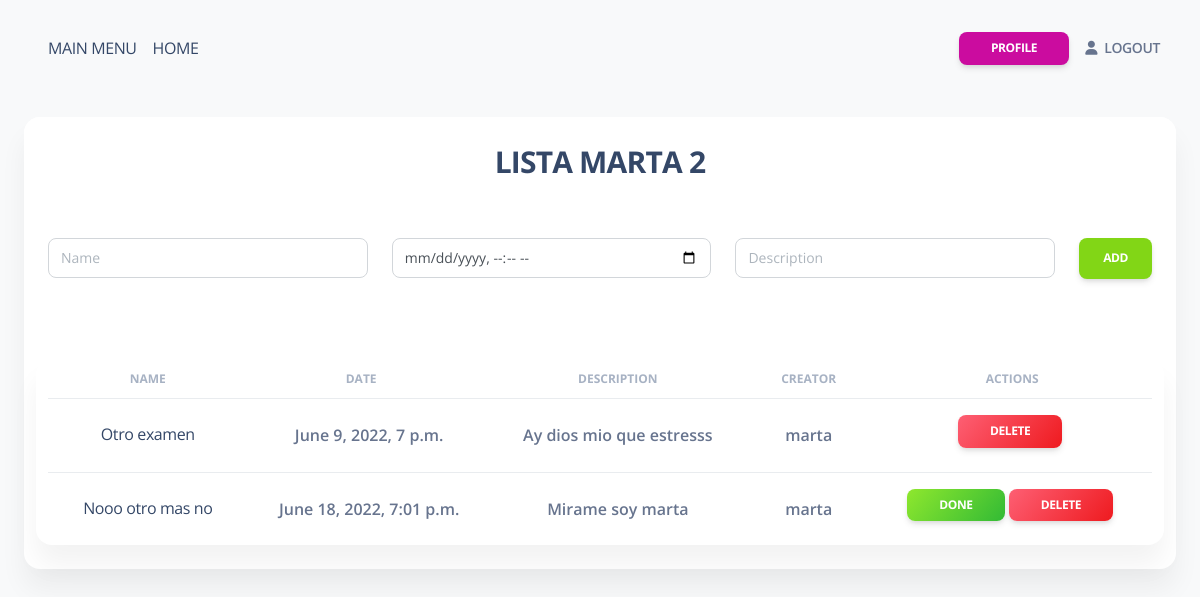
Screenshot of /events/lista marta 2/ (signed in) with the database file from the repository.
### eventlist/models.py (models this page shows, shortened)
class EventList(models.Model):
    name = models.CharField(max_length=100, unique=True)
    creation_date = models.DateField(auto_now_add=True)
    last_updated_date = models.DateTimeField(auto_now=True)
    users = models.ManyToManyField(User, blank = True)

class Event(models.Model):
    name = models.CharField(max_length=100)
    event_list = models.ForeignKey(EventList, unique = False, on_delete=models.CASCADE)
    description = models.TextField()
    creator = models.ForeignKey(User, unique = False, on_delete=models.PROTECT)
    date = models.DateTimeField()
    creation_date = models.DateField(auto_now_add=True)
    last_updated_date = models.DateTimeField(auto_now=True)
    completed = models.BooleanField(default=False, blank = True)
    notes = models.TextField()

class User(models.Model):
    user = models.OneToOneField(DjangoUser, on_delete=models.CASCADE)
    creation_date = models.DateField(auto_now_add=True)
    last_updated_date = models.DateTimeField(auto_now=True)

### eventlist/views.py (the view, shortened to what this page needs)
# urls.py: path('events/<str:list_name>/', event_list_view.detail_event_list, name='list_events'),
@login_required(login_url='/accounts/login/')
def detail_event_list(request, list_name):
    user = User.objects.get_or_create(user=request.user)
    event_list = get_object_or_404(EventList, name = list_name)
    if user in event_list.users.all():
        return render(request,"home/403.html")
    if request.method == 'GET':
        form = addEventForm()
        return render(
            request,
            "home/event_list.html",
            {
                "form": form,
                "list": event_list,
            }
        )

### eventlist/forms.py
class addEventForm(forms.Form):
    name = forms.CharField(widget=forms.TextInput(
        attrs={
            "placeholder": "Name",
            "class": "form-control",
        }
    ))
    date = forms.DateTimeField(widget=forms.DateTimeInput(
        attrs={
            "placeholder": "Date",
            "class": "form-control",
            "type": "datetime-local"
        }
    ))
    description = forms.CharField(required = False, widget=forms.TextInput(
        attrs={
            "placeholder": "Description",
            "class": "form-control",
        }
    ))

### copia seguridad/eventlist/templates/home/event_list.html (shortened to what this page needs)
{% extends 'layouts/base.html' %}
{% block content %}
    <div class="container-fluid py-4">
        <div class="flex-column mx-auto">
            <div class="card mb-1">
                <div class="card-header">
                    <div class="row  justify-content-center">
                        <h3 class="text-center text-uppercase">{{list.name}}</h3>
                    </div>
                </div>
                <div class="card-body">
                    <div class="row  justify-content-center">
                        <form method="post">
                            <div class="row">
                                <div class="col">
                                    {{ form.name }}
                                </div>
                                <div class="col">
                                    {{ form.date }}
                                </div>
                                <div class="col">
                                    {{ form.description }}
                                </div><div class="col-md-auto">
                                    <input type="submit" class="btn btn-success" value="Add">
                                </div>
                            </div>
                        </form>
                    </div>
                    <div class="row  justify-content-center mt-6">
                        {% if list %}
                            <div class="card">
                                <div class="table-responsive">
                                    <table class="table align-items-center mb-0">
                                        <thead>
                                        <tr>
                                            <th class="text-center text-uppercase text-secondary text-xs font-weight-bolder opacity-7">Name</th>
                                            <th class="text-center text-uppercase text-secondary text-xs font-weight-bolder opacity-7 ps-2">Date</th>
                                            <th class="text-center text-uppercase text-secondary text-xs font-weight-bolder opacity-7">Description</th>
                                            <th class="text-center text-uppercase text-secondary text-xs font-weight-bolder opacity-7">Creator</th>
                                            <th class="text-center text-uppercase text-secondary text-xs font-weight-bolder opacity-7">Actions</th>
                                        </tr>
                                        </thead>
                                        <tbody>
                                            {% for event in list.event_set.all %}
                                            <tr>
                                                <td>
                                                  <div class=" justify-content-center text-center px-2 py-1">
                                                    <div>
                                                        <a href="/events/{{ event.name }}/">{{ event.name }}</a>
                                                    </div>
                                                  </div>
                                                </td>
                                                <td>
                                                  <p class=" text-center font-weight-bold mb-0">{{ event.date }}</p>
                                                </td>
                                                <td>
                                                    <p class=" text-center font-weight-bold mb-0">{{ event.description }}</p>
                                                </td>
                                                <td>
                                                    <p class=" text-center font-weight-bold mb-0">{{ event.creator.user.username }}</p>
                                                </td>
                                                <td>
                                                    <div class="text-center">
                                                        <span>
                                                            {% if not event.completed %}
                                                            <a class="text-uppercase btn bg-gradient-success mt-2 btn-sm mr-1" href="{% url 'check_event' event_id=event.id list_name=list.name%}">Done</a>
                                                            {% endif %}
                                                            <a class="text-uppercase btn bg-gradient-danger mt-2 btn-sm me-1" href="{% url 'delete_event' event_id=event.id list_name=list.name%}">Delete</a>
                                                        </span>
                                                    </div>
                                                </td>
                                            </tr>
                                            {% endfor %}
                                        </tbody>
                                    </table>
                                </div>
                            </div>
                        {% else %}
                            <p>Something went wrong.</p>
                        {% endif %}
                    </div>
                </div>
            </div>
        </div>
    </div>
{% endblock content %}

### rows the page displays
EventList: name "LISTA MARTA 2"
Event: name "Otro examen", date "June 9, 2022, 7 p.m.", description "Ay dios mio que estresss", creator.user.username "marta"
Event: name "Nooo otro mas no", date "June 18, 2022, 7:01 p.m.", description "Mirame soy marta", creator.user.username "marta", completed "DONE"
